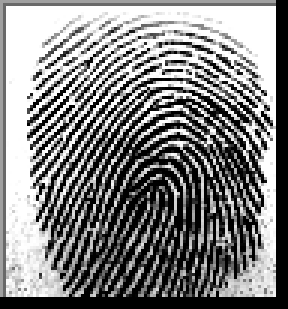
#> input picture image/left1.bmp, 96 x 103 px (shown 3 times larger)
$ python -i preprocessing.py   (imports and definitions only)
#> lines starting #> are read from the running program, lines starting #| are printed output that depends on the picture
#> further down, picture is the input picture: shape (103, 96, 3); min 0, max 255, mean 130
"""Reusable preprocessing that preserves fingerprint ridge structure."""

from __future__ import annotations

from dataclasses import dataclass

import cv2
import numpy as np


@dataclass(frozen=True)
class PreprocessingConfig:
    """Conservative defaults suitable for later ridge-orientation estimation."""

    gaussian_kernel_size: int = 5
    gaussian_sigma: float = 0.6
    use_median_filter: bool = False
    median_kernel_size: int = 3
    normalisation_low_percentile: float = 1.0
    normalisation_high_percentile: float = 99.0
    clahe_clip_limit: float = 1.5
    clahe_grid_size: int = 8

    def validate(self) -> None:
        if self.gaussian_kernel_size < 1 or self.gaussian_kernel_size % 2 == 0:
            raise ValueError("gaussian_kernel_size must be a positive odd integer")
        if self.gaussian_sigma < 0:
            raise ValueError("gaussian_sigma must be non-negative")
        if self.median_kernel_size < 1 or self.median_kernel_size % 2 == 0:
            raise ValueError("median_kernel_size must be a positive odd integer")
        if not 0 <= self.normalisation_low_percentile < self.normalisation_high_percentile <= 100:
            raise ValueError("normalisation percentiles must satisfy 0 <= low < high <= 100")
        if self.clahe_clip_limit <= 0:
            raise ValueError("clahe_clip_limit must be positive")
        if self.clahe_grid_size < 1:
            raise ValueError("clahe_grid_size must be positive")


def ensure_uint8(image: np.ndarray) -> np.ndarray:
    """Convert a finite image array to uint8 while preserving relative contrast."""
    array = np.asarray(image)
    if array.size == 0:
        raise ValueError("image must not be empty")
    if array.ndim not in (2, 3):
        raise ValueError("image must be a 2-D grayscale or 3-D colour array")
    if array.ndim == 3 and array.shape[2] not in (1, 3, 4):
        raise ValueError("colour image must have 1, 3, or 4 channels")
    if not np.isfinite(array).all():
        raise ValueError("image contains NaN or infinite values")
    if array.dtype == np.uint8:
        return array.copy()

    values = array.astype(np.float32)
    low = float(values.min())
    high = float(values.max())
    if low >= 0.0 and high <= 1.0:
        return np.clip(values * 255.0, 0, 255).astype(np.uint8)
    if high <= low:
        return np.clip(values, 0, 255).astype(np.uint8)
    scaled = (values - low) * (255.0 / (high - low))
    return np.clip(scaled, 0, 255).astype(np.uint8)


def to_grayscale(image: np.ndarray) -> np.ndarray:
    """Convert a shared RGB/RGBA image representation to uint8 grayscale."""
    array = ensure_uint8(image)
    if array.ndim == 2:
        return array
    if array.shape[2] == 1:
        return array[:, :, 0]
    if array.shape[2] == 4:
        return cv2.cvtColor(array, cv2.COLOR_RGBA2GRAY)
    return cv2.cvtColor(array, cv2.COLOR_RGB2GRAY)


def percentile_normalise(gray: np.ndarray, low: float = 1.0, high: float = 99.0) -> np.ndarray:
    """Stretch robust intensity percentiles without amplifying extreme outliers."""
    image = to_grayscale(gray).astype(np.float32)
    lower, upper = np.percentile(image, [low, high])
    if upper <= lower + 1e-6:
        return image.astype(np.uint8)
    normalised = (image - lower) * (255.0 / (upper - lower))
    return np.clip(normalised, 0, 255).astype(np.uint8)


def gaussian_denoise(gray: np.ndarray, kernel_size: int = 5, sigma: float = 1.0) -> np.ndarray:
    """Apply mild Gaussian noise removal; sigma zero disables the operation."""
#> called with kernel_size = 5, sigma = 0.6
    image = to_grayscale(gray)
    if sigma <= 0:
        return image.copy()
    return cv2.GaussianBlur(
        image,
        (kernel_size, kernel_size),
        sigmaX=sigma,
        sigmaY=sigma,
        borderType=cv2.BORDER_REFLECT,
    )
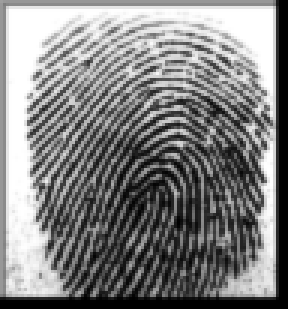
#> returned value: shape (103, 96) (shown 3 times larger); min 0, max 255, mean 130


def preprocess_with_stages(
    image: np.ndarray,
    config: PreprocessingConfig | None = None,
) -> dict[str, np.ndarray]:
    """Run shared preprocessing and return both the final image and useful stages."""
    settings = config or PreprocessingConfig()
    settings.validate()

    grayscale = to_grayscale(image)
    gaussian = gaussian_denoise(
        grayscale,
        settings.gaussian_kernel_size,
        settings.gaussian_sigma,
    )
    if settings.use_median_filter and settings.median_kernel_size > 1:
        denoised = cv2.medianBlur(gaussian, settings.median_kernel_size)
    else:
        denoised = gaussian.copy()
    normalised = percentile_normalise(
        denoised,
        settings.normalisation_low_percentile,
        settings.normalisation_high_percentile,
    )
#> in percentile_normalise, `lower, upper = np.percentile(image, [low, high])`: lower = 0; upper = 255
    clahe = cv2.createCLAHE(
        clipLimit=settings.clahe_clip_limit,
        tileGridSize=(settings.clahe_grid_size, settings.clahe_grid_size),
    )
    enhanced = clahe.apply(normalised)
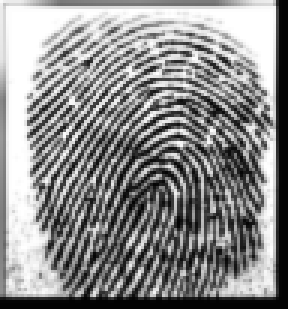
#> enhanced: shape (103, 96) (shown 3 times larger); min 3, max 255, mean 140.2
    return {
        "grayscale": grayscale,
        "gaussian_denoised": gaussian,
        "denoised": denoised,
        "normalised": normalised,
        "enhanced": enhanced,
    }


def preprocess_fingerprint(
    image: np.ndarray,
    config: PreprocessingConfig | None = None,
) -> np.ndarray:
    """Return the final shared-preprocessing image for any team algorithm."""
    return preprocess_with_stages(image, config)["enhanced"]

>>> import cv2
>>> picture = cv2.cvtColor(cv2.imread('../../../image/left1.bmp'), cv2.COLOR_BGR2RGB)
>>> result = preprocess_with_stages(picture)
#> result = 5 items

$ run again, on image/left2.bmp
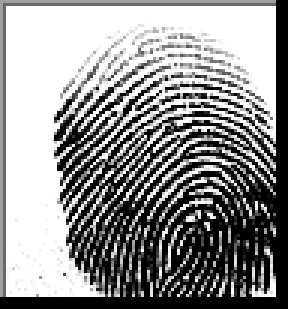
#> input picture image/left2.bmp, 96 x 103 px (shown 3 times larger)
#> picture is the input picture: shape (103, 96, 3); min 0, max 255, mean 144.6
#> in gaussian_denoise, `return cv2.GaussianBlur( image, (kernel_size, kernel_size), sigmaX=sig..`:
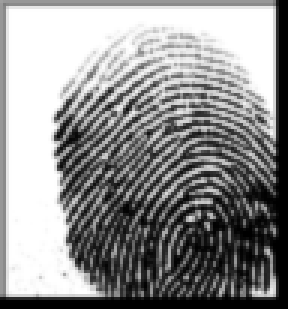
#> returned value: shape (103, 96) (shown 3 times larger); min 0, max 255, mean 144.6
#> lower = 0; upper = 255
#> in preprocess_with_stages, `enhanced = clahe.apply(normalised)`:
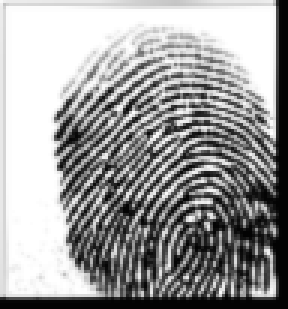
#> enhanced: shape (103, 96) (shown 3 times larger); min 2, max 255, mean 156.9
#> result = 5 items

$ run again, on image/left3.bmp
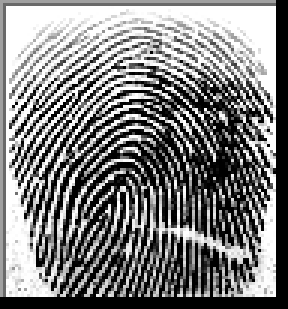
#> input picture image/left3.bmp, 96 x 103 px (shown 3 times larger)
#> picture is the input picture: shape (103, 96, 3); min 0, max 255, mean 128.1
#> in gaussian_denoise, `return cv2.GaussianBlur( image, (kernel_size, kernel_size), sigmaX=sig..`:
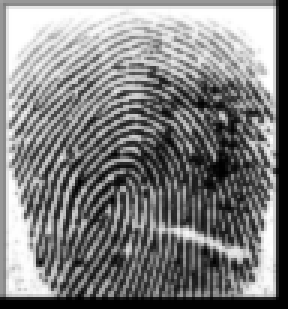
#> returned value: shape (103, 96) (shown 3 times larger); min 0, max 255, mean 128.1
#> lower = 0; upper = 255
#> in preprocess_with_stages, `enhanced = clahe.apply(normalised)`:
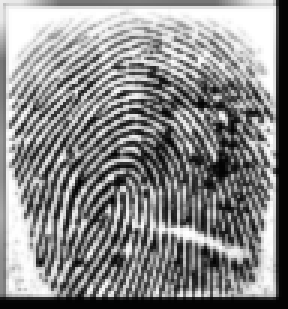
#> enhanced: shape (103, 96) (shown 3 times larger); min 3, max 255, mean 137.2
#> result = 5 items

$ run again, on image/left4.bmp
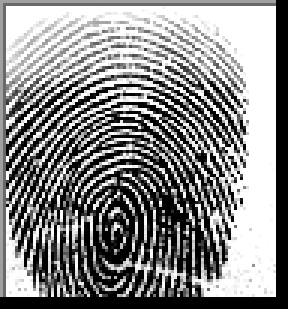
#> input picture image/left4.bmp, 96 x 103 px (shown 3 times larger)
#> picture is the input picture: shape (103, 96, 3); min 0, max 255, mean 137.3
#> in gaussian_denoise, `return cv2.GaussianBlur( image, (kernel_size, kernel_size), sigmaX=sig..`:
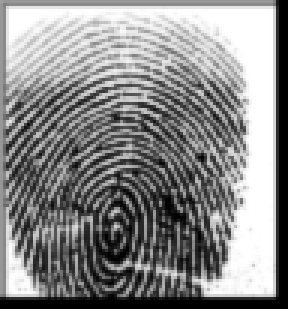
#> returned value: shape (103, 96) (shown 3 times larger); min 0, max 255, mean 137.3
#> lower = 0; upper = 255
#> in preprocess_with_stages, `enhanced = clahe.apply(normalised)`:
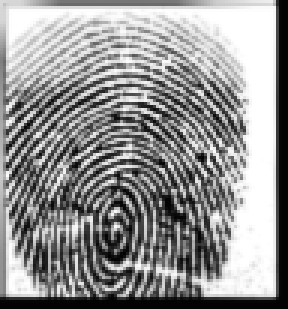
#> enhanced: shape (103, 96) (shown 3 times larger); min 3, max 255, mean 147.5
#> result = 5 items
